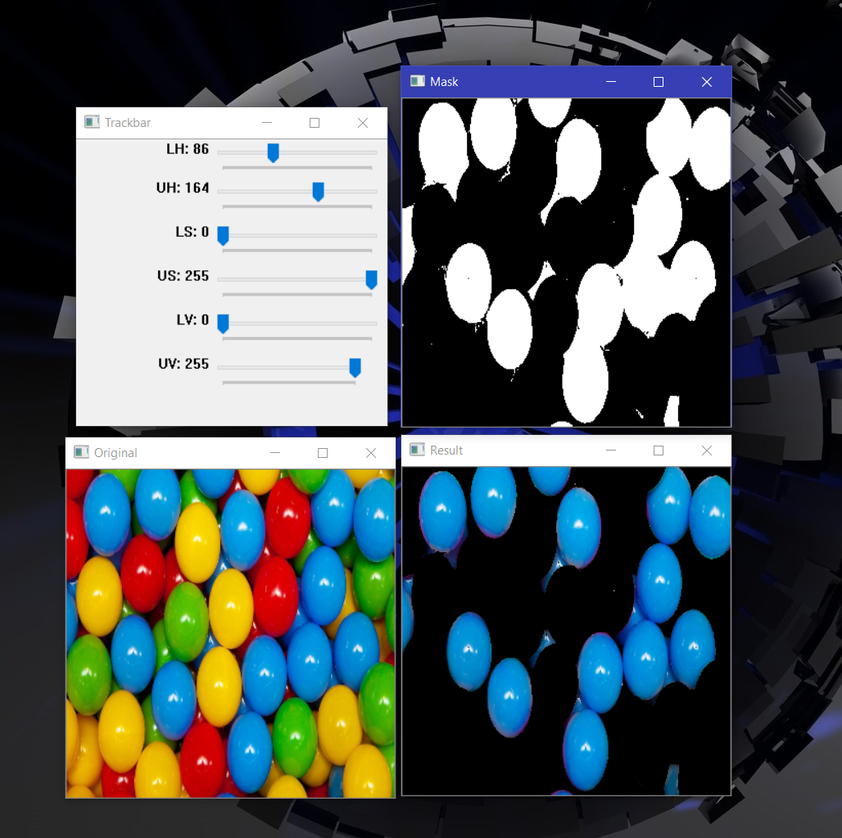
#> input picture img_ex.png, 842 x 838 px, shrunk from 1028 x 1023 before the run, given in place of the camera
$ python tracking.py
#> lines starting #> are read from the running program, lines starting #| are printed output that depends on the picture; after the words box and inside, x2 and y2 are one past the last pixel; in counts of white or black regions, pixels touching at a corner belong together
#Importing necessary libraries
import cv2
import numpy as np

cap = cv2.VideoCapture(0)

def nothing(x):
    pass

#Creating trackbars for upper and lower bounds to adjust HSV parameters
cv2.namedWindow('Trackbar')
cv2.createTrackbar("LH", "Trackbar", 0, 255, nothing)
#> slider 'LH' is set to 51
cv2.createTrackbar("UH", "Trackbar", 255, 255, nothing)
cv2.createTrackbar("LS", "Trackbar", 0, 255, nothing)
#> slider 'LS' is set to 51
cv2.createTrackbar("US", "Trackbar", 255, 255, nothing)
cv2.createTrackbar("LV", "Trackbar", 0, 255, nothing)
#> slider 'LV' is set to 51
cv2.createTrackbar("UV", "Trackbar", 255, 255, nothing)

#Running the image loop until 'ESC' is pressed
while True:

    _,img = cap.read()
#> img is the input picture: shape (838, 842, 3); mean B, G, R 91.4, 90.3, 81.6

    #Converting to HSV
    hsv = cv2.cvtColor(img, cv2.COLOR_BGR2HSV)
#> hsv: shape (838, 842, 3); mean H, S, V 54.7, 88.5, 108.3

    #Getting the lower and upper Hue trackbar positions
    l_h = cv2.getTrackbarPos("LH", "Trackbar")
    u_h = cv2.getTrackbarPos("UH", "Trackbar")

    #Getting the lower and upper Saturation trackbar positions
    l_s = cv2.getTrackbarPos("LS", "Trackbar")
    u_s = cv2.getTrackbarPos("US", "Trackbar")

    #Getting the lower and upper Value trackbar positions
    l_v = cv2.getTrackbarPos("LV", "Trackbar")
    u_v = cv2.getTrackbarPos("UV", "Trackbar")

    #Creating lower and upper bound HSV arrays
    l_b = np.array([l_h, l_s, l_v])
    u_b = np.array([u_h, u_s, u_v])

    #Creating a mask for object detection with the HSV parameters
    mask = cv2.inRange(hsv, l_b, u_b)
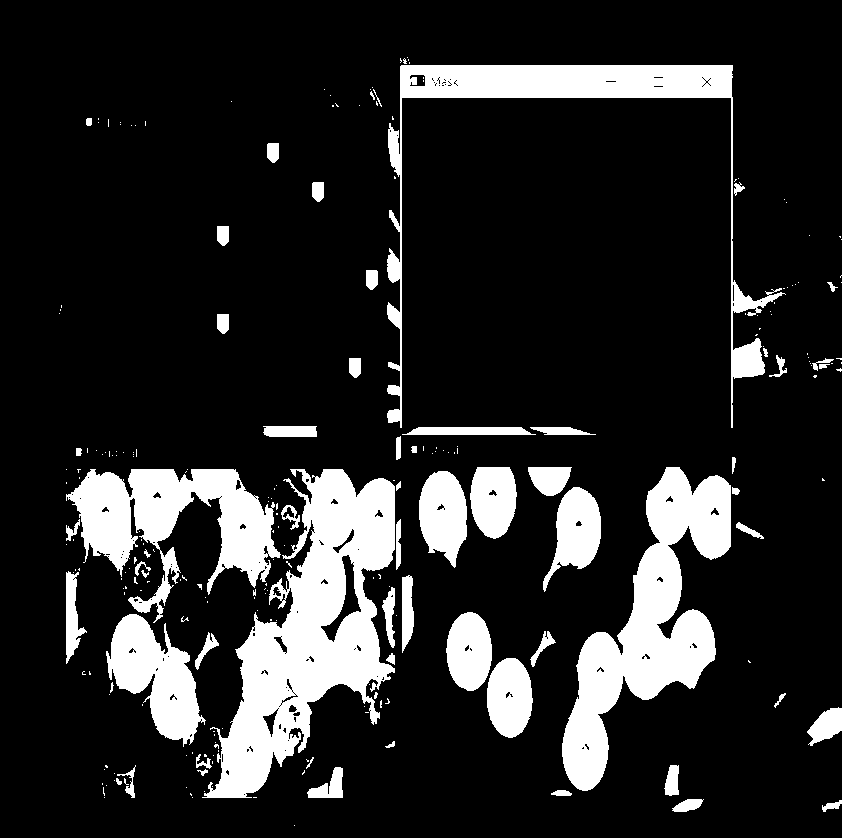
#> mask: shape (838, 842); 15.7% white; 243 white regions (181 under 20 px), largest, box (x1, y1, x2, y2) and area: (202, 469, 395, 798) 27677, (562, 467, 731, 791) 20750, (387, 65, 786, 428) 15114

    #Masking the image with the bitwise 'AND' operator
    res = cv2.bitwise_and(img, img, mask=mask)
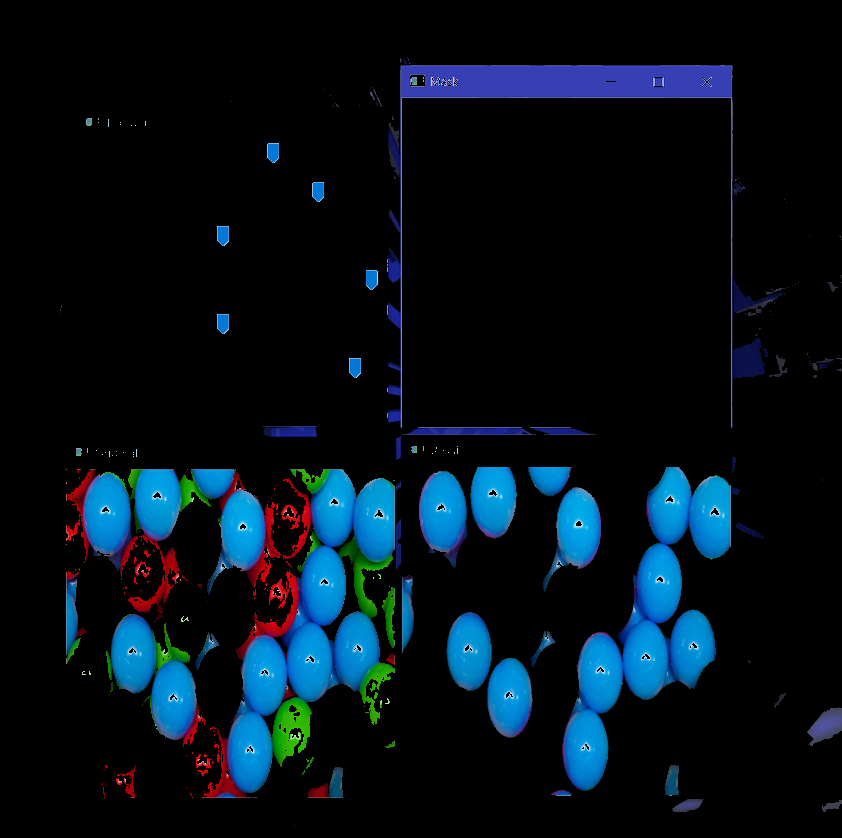
#> res: shape (838, 842, 3); mean B, G, R 25.7, 16.8, 4.5

    cv2.imshow('Original', img)
    cv2.imshow('Mask', mask)
    cv2.imshow('Result', res)

    key = cv2.waitKey(1)
#> (key Esc is pressed here)
    if key == 27:
        break

cap.release()
cv2.destroyAllWindows()

$ run again, on vid_ex.png
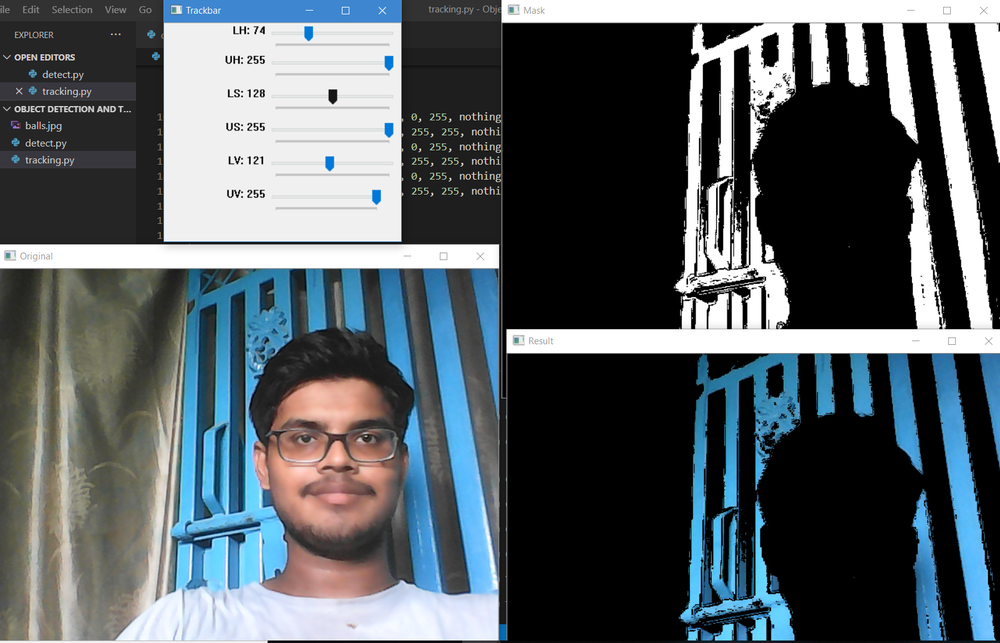
#> input picture vid_ex.png, 1000 x 643 px, shrunk from 1603 x 1031 before the run, given in place of the camera
#> img is the input picture: shape (643, 1000, 3); mean B, G, R 100.1, 94.9, 86.1
#> hsv: shape (643, 1000, 3); mean H, S, V 31.9, 34.2, 103.8
#> `mask = cv2.inRange(hsv, l_b, u_b)`:
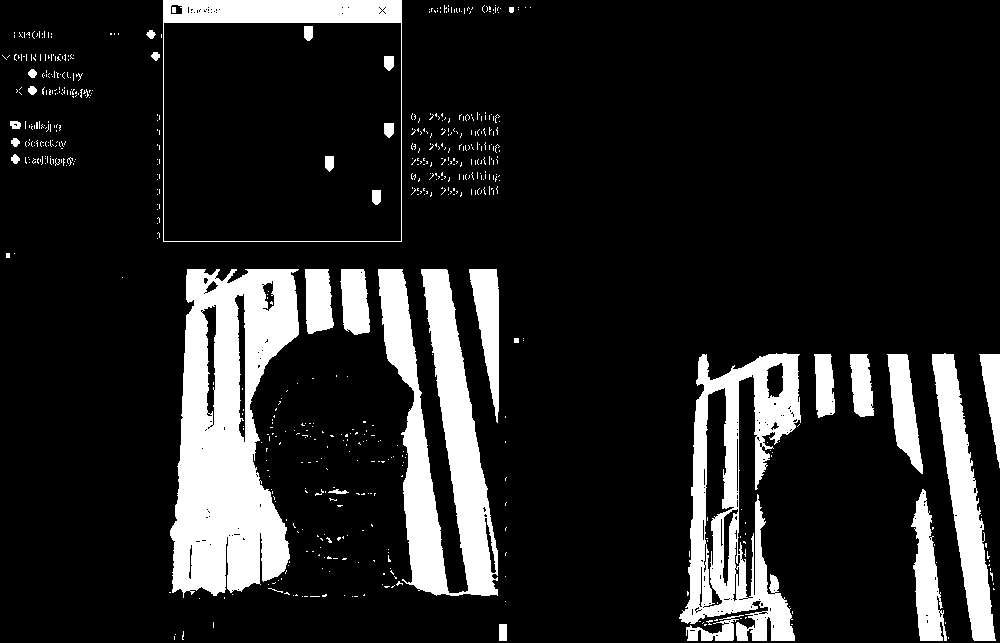
#> mask: shape (643, 1000); 14.4% white; 623 white regions (590 under 20 px), largest, box (x1, y1, x2, y2) and area: (170, 269, 299, 598) 27783, (378, 269, 498, 596) 18224, (679, 353, 801, 641) 15131
#> `res = cv2.bitwise_and(img, img, mask=mask)`:
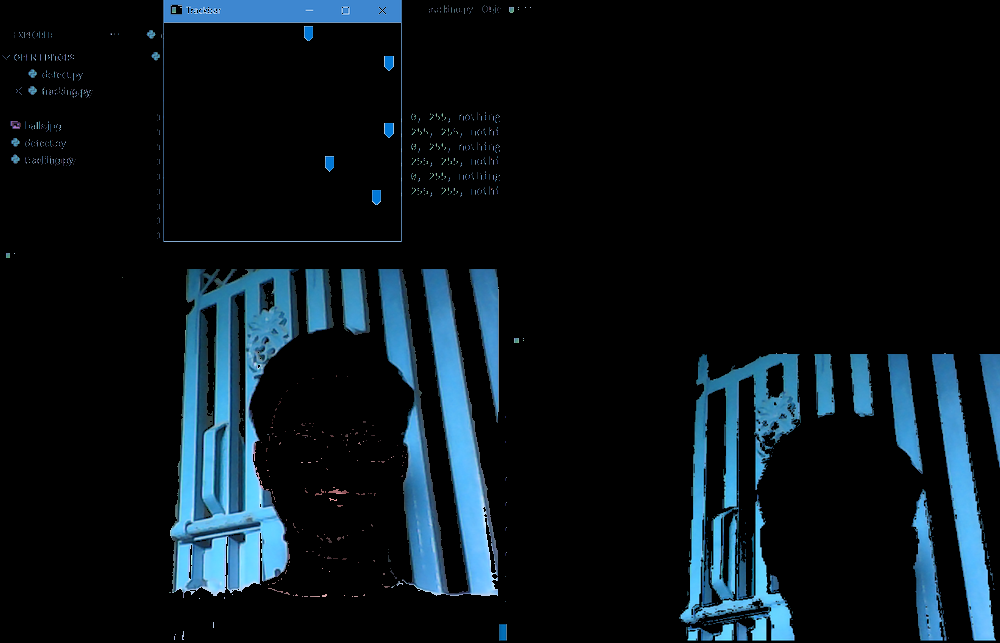
#> res: shape (643, 1000, 3); mean B, G, R 26.3, 20, 9.9
